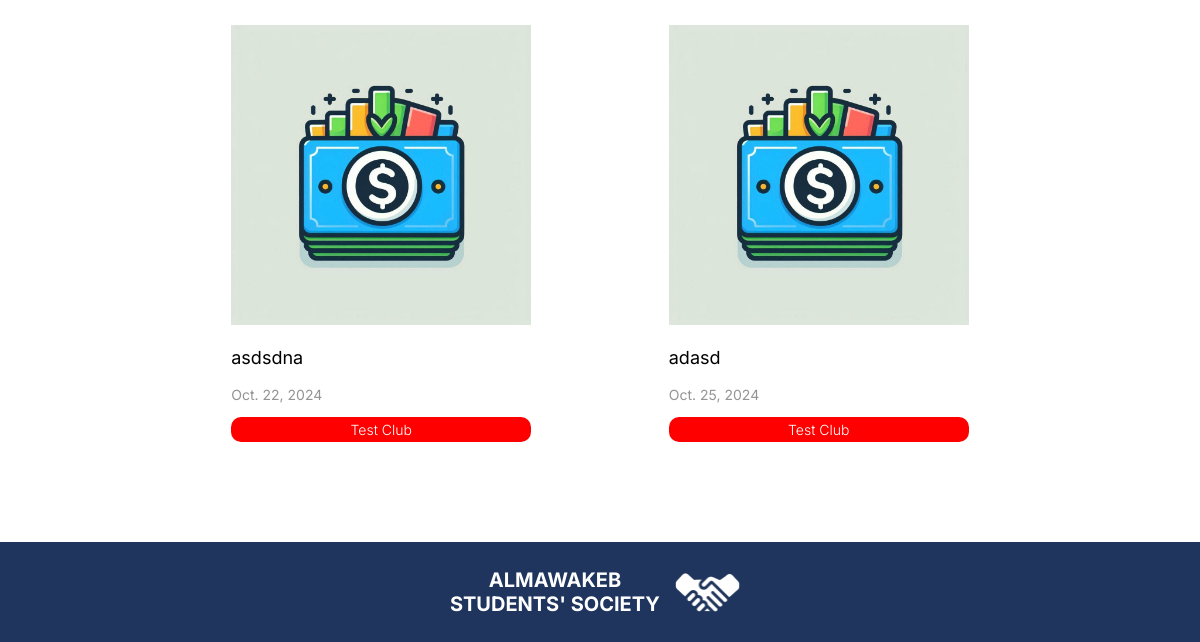
Before: /Scouts/Detail/3/ (lower part) with the older database file.
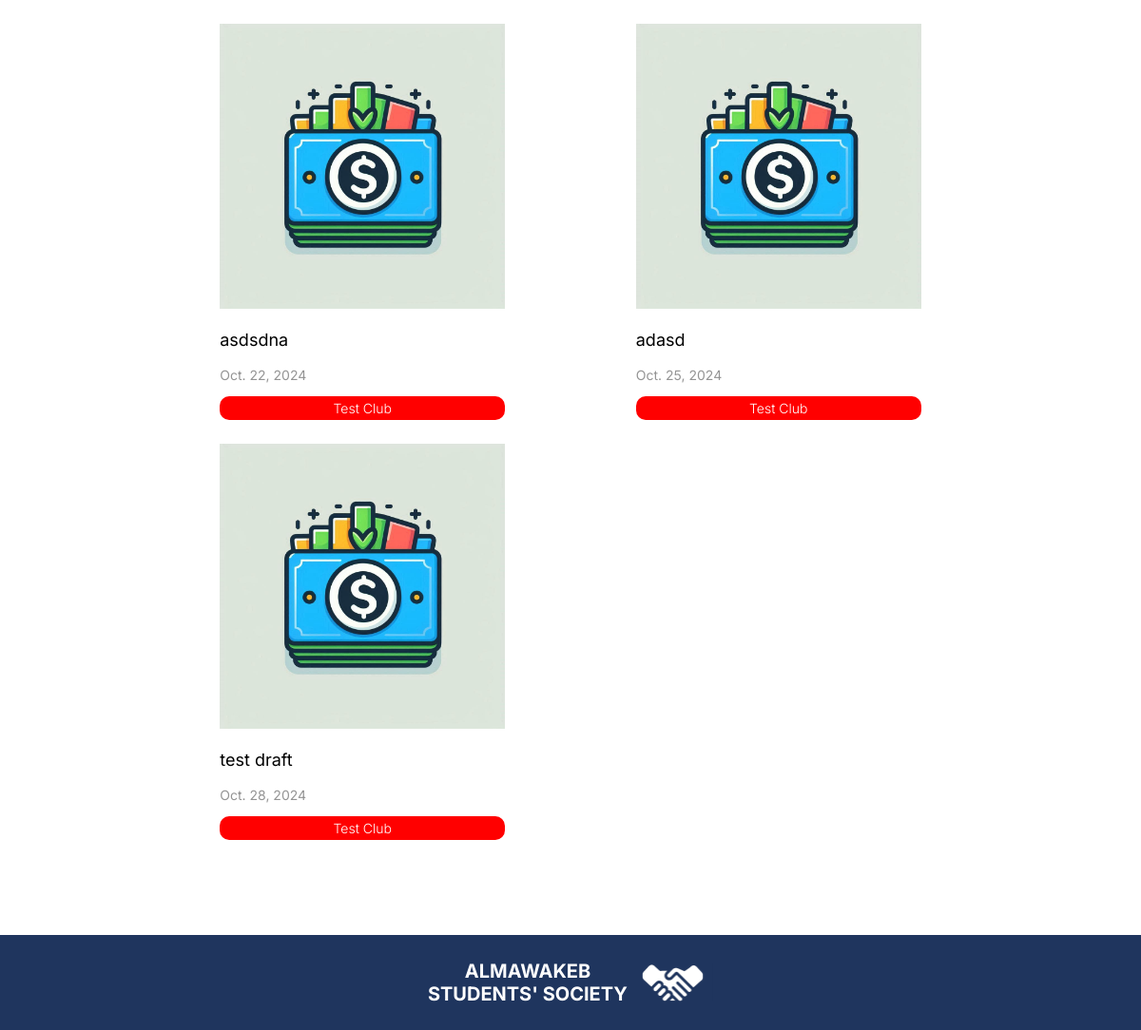
After: the same page with the newer database file.
### mainapp/models.py (models this page shows, shortened)
class Event(models.Model):
    GROUP_CHOICES = [
        ('ngr', 'All Year Levels'),
        ('12', 'Senior'),
        ('11', 'Junior'),
        ('10', 'Sophomore'),
        ('9', 'Freshman'),
    ]
    GRADE_CHOICES = [
        ('nosec', 'All Sections'),
        ('A', 'A'),
        ('B', 'B'),
        ('C', 'C'),
        ('D', 'D'),
        ('E', 'E'),
        ('F', 'F'),
        ('G', 'G'),
        ('H', 'H'),
        ('I', 'I'),
        ('J', 'J'),
    ]
    author = models.ForeignKey(Club, on_delete=models.CASCADE, related_name='authored_events')
    cover = models.ImageField(upload_to='event_covers/', blank=True, null=True)  # Remove default and allow blank/null
    title = models.CharField(max_length=100)
    text = models.TextField()
    summary = models.CharField(max_length=150)
    date = models.DateField()
    end_date = models.DateField(blank=True,null=True)
    start_time = models.TimeField(blank=True, null=True)
    end_time = models.TimeField(blank=True, null=True)
    published_date = models.DateTimeField(null=True, blank=True)
    location = models.CharField(max_length=150, blank=True,null=False)
    color = models.ForeignKey(Club, on_delete=models.CASCADE, related_name='club_color', blank=True, null=True)
    group = models.CharField(max_length=3, choices=GROUP_CHOICES,default="ngr")
    grade = models.CharField(max_length=5, choices=GRADE_CHOICES,default="nosec")
    attendance_locked = models.BooleanField(default=False)
    members_only = models.BooleanField(default=False)
    highlight = models.BooleanField(default=False)
    draft = models.BooleanField(default=False)
    hos_approved = models.BooleanField(default=False)
    significant_event = models.BooleanField(default=False)
    attending_Students = models.ManyToManyField(User, related_name='attending_students', blank=True)
    confirmed_Students = models.ManyToManyField(User, related_name='confirm_students', blank=True)
    links = models.ManyToManyField(Links, related_name='events_links', blank=True)
    typeitem = "event"

class Club(models.Model):
    name = models.CharField(max_length=255)
    heads = models.ManyToManyField(User, related_name='head_clubs', blank=True)
    leadership = models.ManyToManyField(User, related_name='leadership_roles', blank=True)
    members = models.ManyToManyField(User, related_name='membership_clubs', blank=True)
    advisors = models.ManyToManyField(User, related_name='advisor_clubs', blank=True)
    events = models.ManyToManyField('Event', related_name='events', blank=True)
    type = models.CharField(choices=[('male', "Boys Only"),('female','Girls Only'), ('mixed', 'Mixed Club')], default='mixed', max_length=6)
    about = models.TextField()
    logo = models.ImageField(upload_to='clubs_logos/')
    color = models.CharField(max_length=7)  # Hex color code
    links = models.ManyToManyField(Links, related_name='club_links', blank=True)
    bylaws = models.ManyToManyField(Bylaw, related_name='club_bylaws', blank=True)

### mainapp/views.py (the view)
# urls.py: path("Scouts/Detail/<int:scouts_id>/", views.Scouts_Detail, name="scouts_detail"),
def Scouts_Detail(request, scouts_id):
    try:
        scouts = Club.objects.get(id=scouts_id)
        events = Event.objects.filter(author=scouts)
    except ObjectDoesNotExist:
        return error_404_view(request, None)
    return render(request, "scouts_detail.html", {'scouts': scouts, 'user': request.user, 'events':events, 'links': scouts.links.all()})

### templates/scouts_detail.html (shortened to what this page needs)
{% extends 'Base.html' %}
{% load static %}
{% block content %}
<div>
        <div class="grid">
            {% for event in events %}
            <div>
                <a href="{% url 'event_detail' event.id %}">
                    <img class="eventCover" src="{{ event.cover.url }}" alt="Event Cover">
                    <p class="text" style="max-width: 306px; overflow: hidden; text-overflow: ellipsis; white-space: nowrap;">{{ event.title }}</p>
                    <p class="aboutText">{{ event.date }}</p>
                    <div class="tagBox" style="background: {{ event.author.color }};">
                        <p class="tagText">{{ event.author.name }}</p>
                    </div>
                </a>
            </div>
            {% empty %}
            <p class="text">No events available.</p>
            {% endfor %}
        </div>
    </div>
</div>
{% endblock %}

Changed rows visible on the page:
added Event: cover (picture), title "test draft", date "Oct. 28, 2024", author.name "Test Club"
